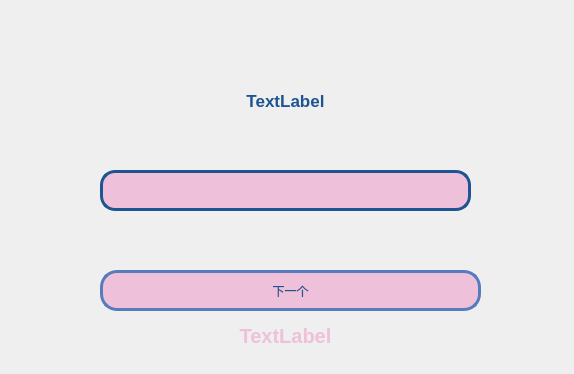
<?xml version="1.0" encoding="UTF-8"?>
<ui version="4.0">
 <class>word_test</class>
 <widget class="QWidget" name="word_test">
  <property name="geometry">
   <rect>
    <x>0</x>
    <y>0</y>
    <width>574</width>
    <height>374</height>
   </rect>
  </property>
  <property name="windowTitle">
   <string>单词测试闯关</string>
  </property>
  <property name="styleSheet">
   <string notr="true">#word_test{border-image: url(:/Yosemite-Color-Block.png);}</string>
  </property>
  <widget class="QLabel" name="label_pro">
   <property name="geometry">
    <rect>
     <x>10</x>
     <y>70</y>
     <width>551</width>
     <height>61</height>
    </rect>
   </property>
   <property name="font">
    <font>
     <pointsize>13</pointsize>
     <weight>75</weight>
     <bold>true</bold>
    </font>
   </property>
   <property name="styleSheet">
    <string notr="true">color: rgb(30, 84, 145);</string>
   </property>
   <property name="text">
    <string>TextLabel</string>
   </property>
   <property name="alignment">
    <set>Qt::AlignCenter</set>
   </property>
  </widget>
  <widget class="QLineEdit" name="lineEdit">
   <property name="geometry">
    <rect>
     <x>100</x>
     <y>170</y>
     <width>371</width>
     <height>41</height>
    </rect>
   </property>
   <property name="styleSheet">
    <string notr="true">border: 3px solid rgb(30, 84, 145);/*设置边框的粗细，以及颜色*/
border-radius: 15px;/*设置圆角的大小*/
padding: 0 8px;/*如果没有内容光标在开始往后移动0.8像素点*/
background-color: rgb(238, 192, 218);
</string>
   </property>
  </widget>
  <widget class="QPushButton" name="but_next">
   <property name="geometry">
    <rect>
     <x>100</x>
     <y>270</y>
     <width>381</width>
     <height>41</height>
    </rect>
   </property>
   <property name="styleSheet">
    <string notr="true">/**正常情况下样式**/
QPushButton{
	font: 15pt &quot;微软雅黑&quot;;
    color: #1e5491;
    background-color: #eec0da;
    border-color: #567cbe;
    border-radius: 17px;
    border-style: solid;
    border-width: 3px;
    padding: 5px;
}

/**鼠标停留在按钮上的样式**/
QPushButton::hover{	
    color: #1e5491;
    background-color: #c0a1cc;
    border-color: #567cbe;
}

/**鼠标按压下去的样式**/
QPushButton::pressed,QPushButton::checked{
    color: #eddfed;
    background-color: #1c58a3;
}

/**按钮失能情况下样式**/
QPushButton::disabled{
    color: #FFFFFF;
    background-color: #dcdde1;
    border-color: #dcdde1;
}
</string>
   </property>
   <property name="text">
    <string>下一个</string>
   </property>
  </widget>
  <widget class="QLabel" name="label_jd">
   <property name="geometry">
    <rect>
     <x>10</x>
     <y>310</y>
     <width>551</width>
     <height>51</height>
    </rect>
   </property>
   <property name="font">
    <font>
     <pointsize>15</pointsize>
     <weight>75</weight>
     <bold>true</bold>
    </font>
   </property>
   <property name="styleSheet">
    <string notr="true">color: rgb(238, 192, 218);</string>
   </property>
   <property name="text">
    <string>TextLabel</string>
   </property>
   <property name="alignment">
    <set>Qt::AlignCenter</set>
   </property>
  </widget>
 </widget>
 <resources/>
 <connections/>
</ui>
